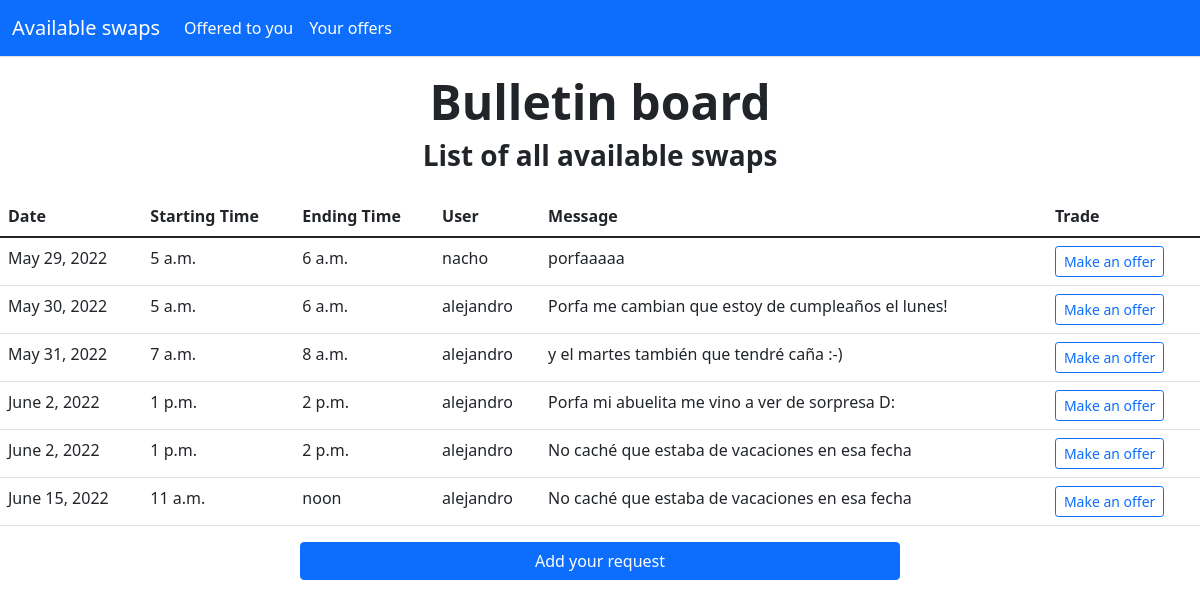
The app's page /, older data.
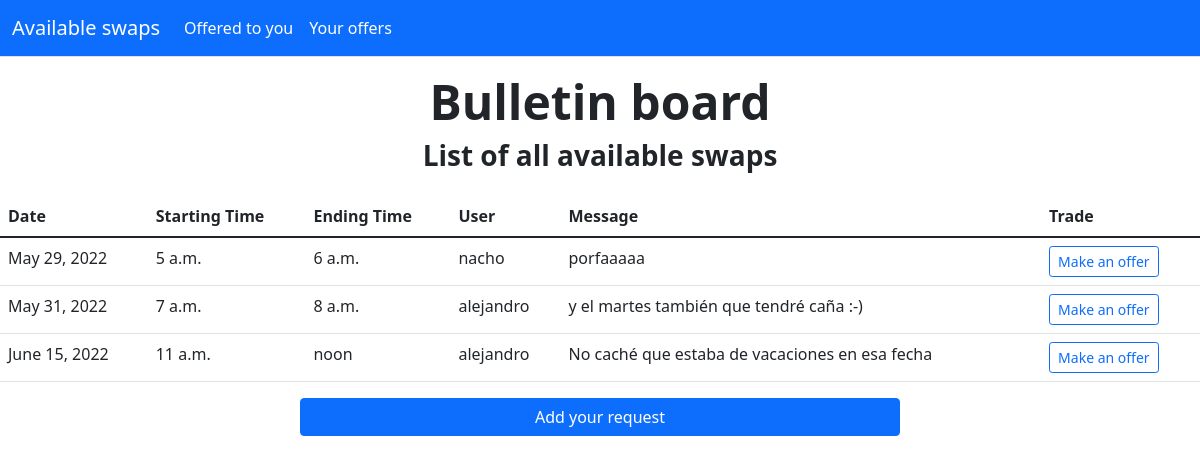
The same page, newer data.
### chat_commerce/models.py (models this page shows, shortened)
class Request(models.Model):
    User = models.ForeignKey(User, related_name='requesting_user', on_delete=models.CASCADE)
    message = models.TextField(blank=True)
    active = models.BooleanField(default=True)
    date = models.DateField()
    start_time = models.TimeField()
    end_time = models.TimeField()
    created_at = models.DateTimeField(auto_now_add=True)
    updated_at = models.DateTimeField(auto_now=True)
    objects = models.Manager()
    accepted = models.BooleanField(default=False)
    class Meta:
        verbose_name_plural = 'Requests'
        ordering = ('date', "start_time", "end_time")

### chat_commerce/views.py (the view)
# urls.py: path('', views.RequestListView.as_view(), name='request_list'),
class RequestListView(ListView):
    model = Request
    template_name = 'chat_commerce/request_list.html'
    raise_exception = True

### templates/chat_commerce/request_list.html (shortened to what this page needs)
{% extends "../base.html" %}
{% block content %}
	<div class="px-6 py-2 my-2 text-center">
		<h1 class="display-5 fw-bold">Bulletin board</h1>
		<h3 class="display-7 fw-bold">List of all available swaps</h3>
	</div>
	<table class="table">
	  <thead>
	    <tr>
	      <th scope="col">Date</th>
	      <th scope="col">Starting Time</th>
	      <th scope="col">Ending Time</th>
          <th scope="col">User</th>
		  <th scope="col">Message</th>
		  <th scope="col">Trade</th>
	    </tr>
	  </thead>
	  <tbody>
	    {% for request in object_list %}
        {% if request.active %}
		<tr>
	      <td>{{request.date}}</td>
	      <td>{{request.start_time}}</td>
		  <td>{{request.end_time}}</td>
          <td>{{request.User.username}}</td>
		  <td>{{request.message}}</td>
		  <td>
			  {% if user != request.User %}
			<a button type="button" class="btn btn-outline-primary btn-sm" href="{% url 'chat_commerce:make_offer' request.id %}">Make an offer</a>
			  {% else %}
			<a button type="button" class="btn btn-outline-secondary btn-sm" href="{% url 'chat_commerce:delete_request' request.id %}">Delete request</a>
			  {% endif %}
		  </td>
	    </tr>
        {% endif %}
	   {% endfor %}
	  </tbody>
	</table>
	<div class="d-grid gap-2 col-6 mx-auto"">
		<a button class="btn btn-primary" type="button" href="{% url 'chat_commerce:make_request' %}">Add your request</a>
	  </div>
{% endblock %}

Row changes from the older to the newer data that the page shows:
no longer on this page (row edited): Request: date "May 30, 2022", start_time "5 a.m.", end_time "6 a.m.", User.username "alejandro", message "Porfa me cambian que estoy de cumpleaños el lunes!", shows "Make an offer"
removed Request: date "June 2, 2022", start_time "1 p.m.", end_time "2 p.m.", User.username "alejandro", message "Porfa mi abuelita me vino a ver de sorpresa D:", shows "Make an offer"
removed Request: date "June 2, 2022", start_time "1 p.m.", end_time "2 p.m.", User.username "alejandro", message "No caché que estaba de vacaciones en esa fecha", shows "Make an offer"
